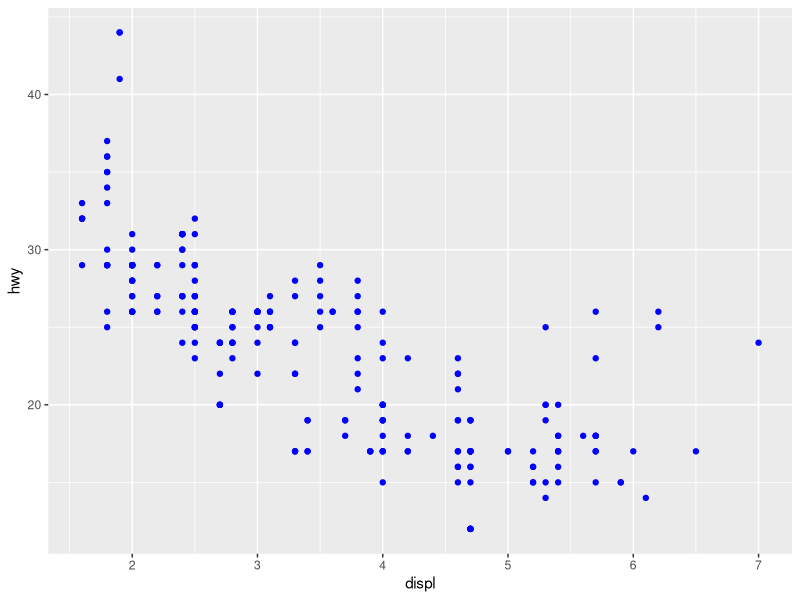
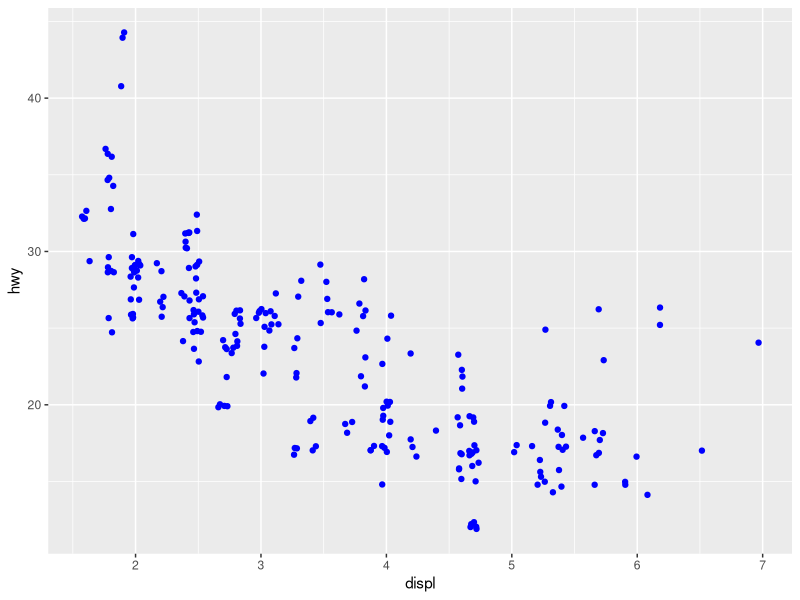
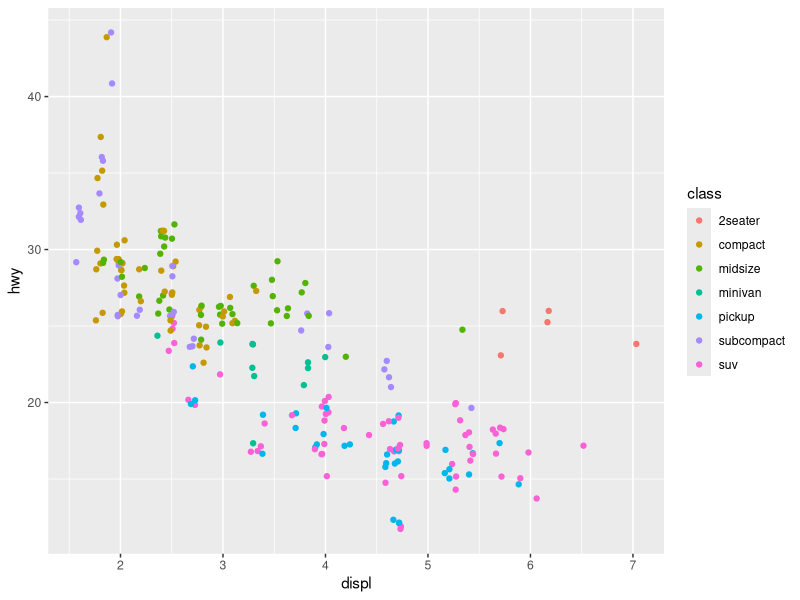
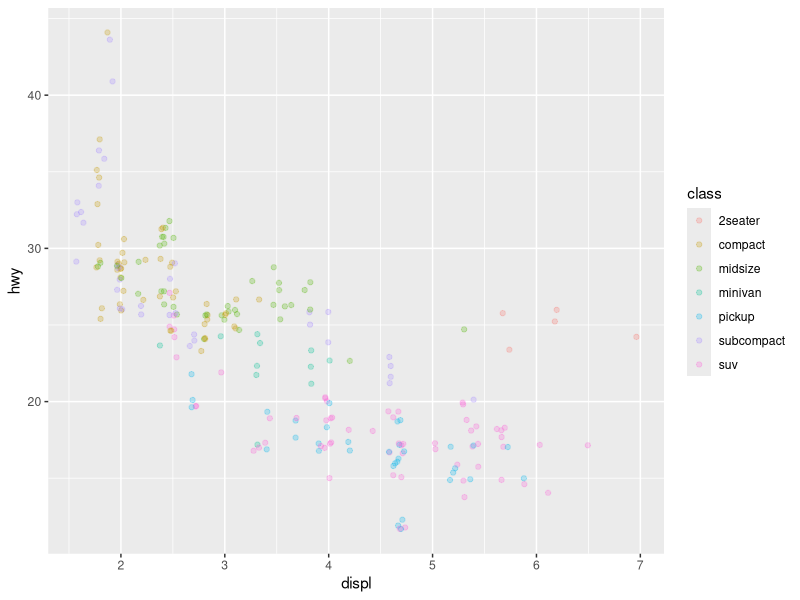
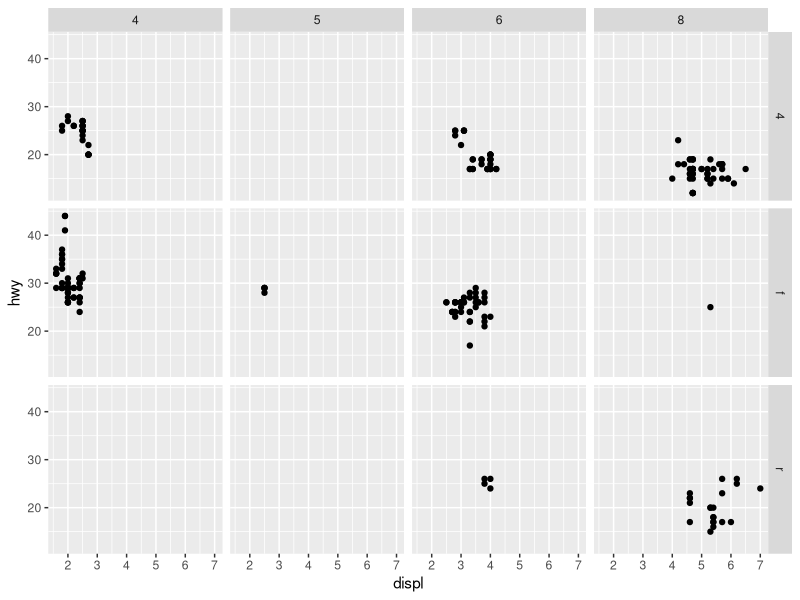
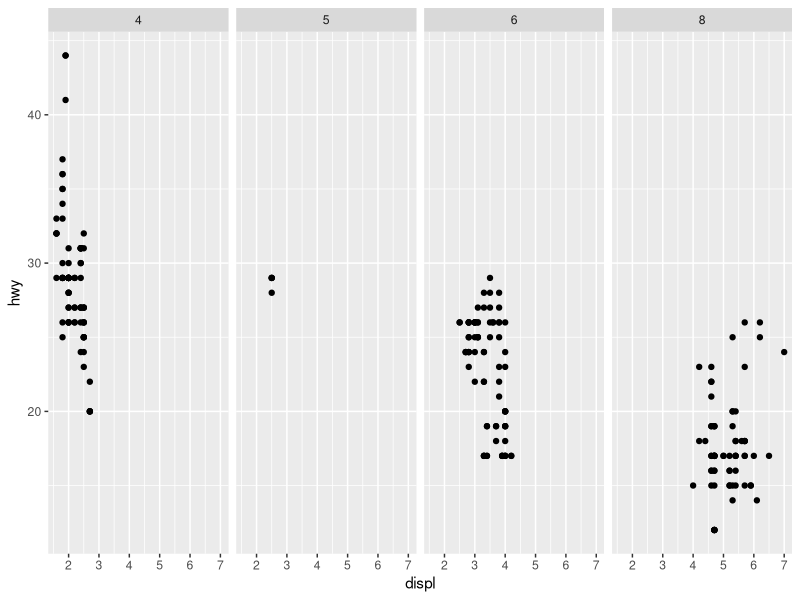
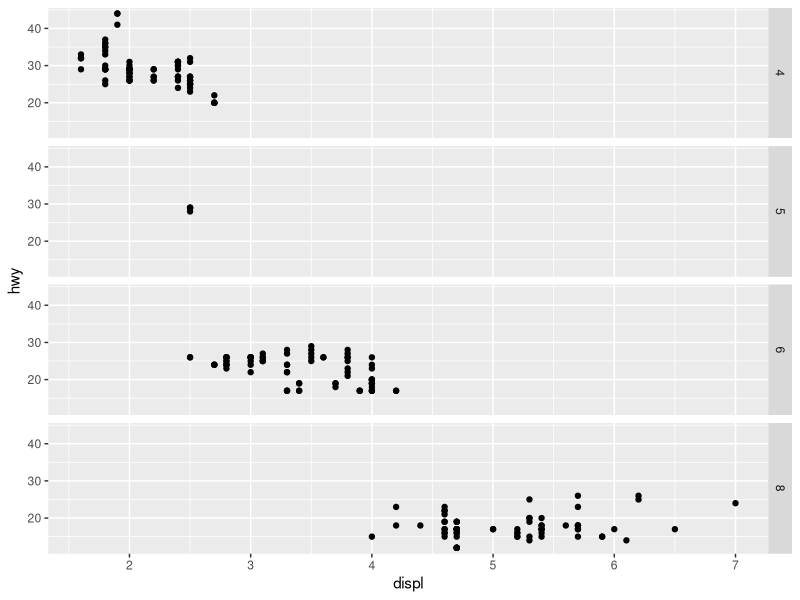
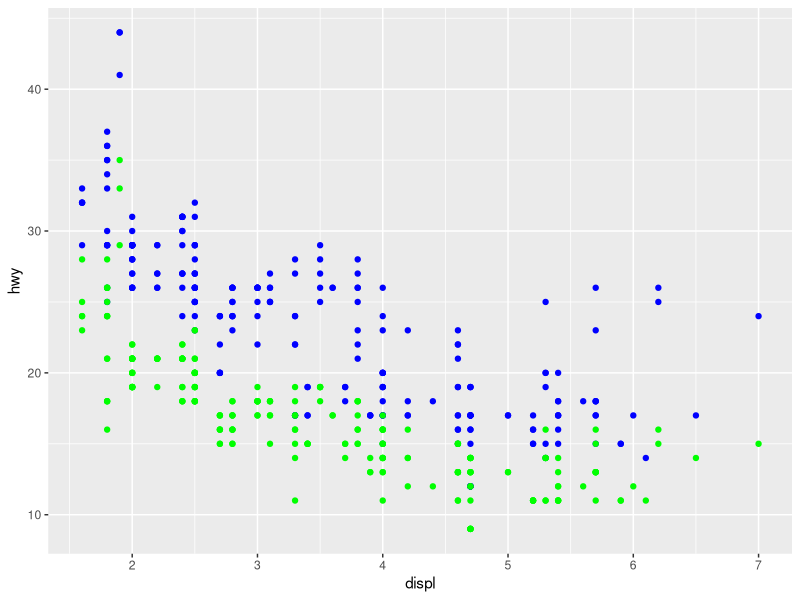

Generate these figures, in order, with R: (Note: this script raises an error after producing the figures.)
library(ggplot2)

d <- ggplot2::mpg

ggplot(data=mpg)+geom_point(aes(x=displ,y=hwy),colour="blue")

ggplot(data=mpg)+
  geom_point(mapping=aes(x=displ,y=hwy),
                position="jitter",colour="blue")

ggplot(data=mpg)+
  geom_point(mapping=aes(x=displ,y=hwy,colour=class),
             position="jitter")

ggplot(data=mpg)+
  geom_jitter(mapping=aes(x=displ,y=hwy,colour=class),alpha=0.25)




# Facets

ggplot(data=mpg) + 
  geom_point(mapping = aes(x=displ, y = hwy)) +
  facet_grid(drv ~ cyl)

ggplot(data=mpg) + 
  geom_point(mapping = aes(x=displ, y = hwy)) +
  facet_grid(. ~ cyl)

ggplot(data=mpg) + 
  geom_point(mapping = aes(x=displ, y = hwy)) +
  facet_grid(cyl ~ .)


ggplot(data=d)+geom_point(aes(x=displ,y=hwy),colour="blue")+
  geom_point(aes(x=displ,y=cty),colour="green")

ggplot(data=diamonds)+geom_point(mapping = aes(x=carat,y=price))

ggplot(data=mpg)+
  geom_point(mapping=aes(x=displ,y=hwy))

ggplot(data=mpg)+
  geom_smooth(mapping=aes(x=displ,y=hwy))

ggplot(data=mpg, mapping = aes(x=displ, y= hwy)) +
  geom_point(aes(colour=class)) + geom_smooth()


ggplot(data=mpg,mapping=aes(x=displ,y=hwy))+
  geom_point(mapping=aes(colour=class))+
  geom_smooth(data=filter(mpg,class=="subcompact"),
              se=F)+
  geom_smooth(data=filter(mpg,class=="suv"),
              se=F,colour="red")


ggplot(data=mpg,mapping=aes(x=displ,y=hwy))+
  geom_point()+
  geom_smooth()

ggplot()+
  geom_point(data=mpg,mapping=aes(x=displ,y=hwy))+
  geom_smooth(data=mpg,mapping=aes(x=displ,y=hwy))
  
ggplot(data=diamonds) +
  geom_bar(mapping = aes(x = cut))

ggplot(data=agr) +
  geom_bar(mapping = aes(x = cut, y=Count), stat="identity")

agr <- diamonds %>% group_by(cut) %>% summarise(Count=n())

ggplot(data=agr) +
  geom_bar(mapping = aes(x = cut, y=Count), 
           stat="identity")

ggplot(data=diamonds) +
  geom_bar(mapping=aes(x=cut,colour=cut))

ggplot(data=diamonds) +
  geom_bar(mapping=aes(x=cut,fill=cut))

ggplot(data=diamonds) +
  geom_bar(mapping=aes(x=cut,fill=clarity))

ggplot(data=diamonds) +
  geom_bar(mapping=aes(x=cut,fill=clarity),
           position="fill")

ggplot(data=diamonds) +
  geom_bar(mapping=aes(x=cut,fill=clarity),
           position="dodge")
 



ggplot(data=diamonds,mapping=aes(x=carat)) +
  geom_histogram(binwidth = 0.01)

ggplot(data=diamonds,mapping=aes(x=price)) +
  geom_histogram(binwidth = 0.01)

ggplot(data=diamonds,mapping=aes(x=price)) +
  geom_histogram(binwidth = 500)

ggplot(data=mpg,mapping=aes(x=hwy)) +
  geom_histogram(binwidth = 2)+
  facet_wrap(~class)

ggplot(data=mpg,mapping=aes(x="",y=hwy)) +
  geom_boxplot()

ggplot(data=mpg,mapping=aes(x=class,y=hwy)) +
  geom_boxplot()



ggplot(data=diamonds,mapping=aes(x=cut,y=price,fill=cut)) +
  geom_boxplot()


ggplot(data=diamonds) +
  geom_bar(mapping = aes(x = cut))

ggplot(data=diamonds) +
  geom_bar(mapping = aes(x = cut)) + coord_flip()

nz <- map_data("nz")

ggplot(nz, aes(long,lat, group=group)) +
  geom_polygon(fill="white",colour="black")

ggplot(nz, aes(long,lat, group=group)) +
  geom_polygon(fill="white",colour="black") +
  coord_quickmap()










